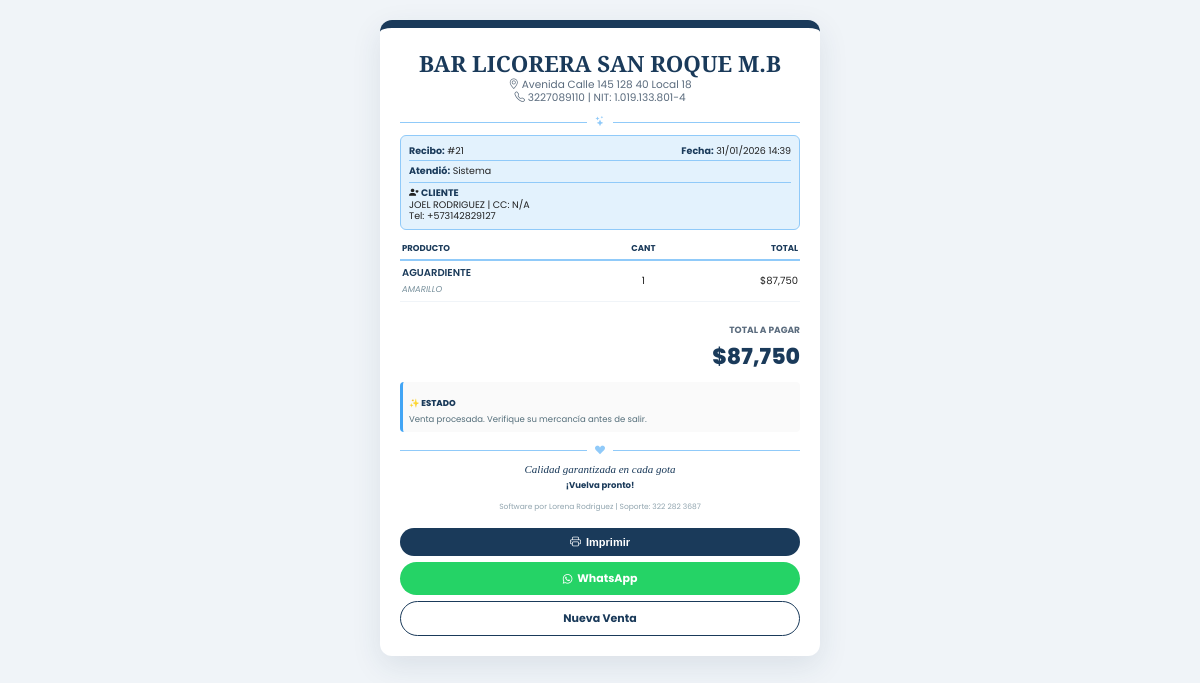
The page /ventas/comprobante/21 (signed in) on the database its author committed.
### models.py (models this page shows)
class Venta(db.Model):
    __tablename__ = 'venta'
    id = db.Column(db.Integer, primary_key=True)
    fecha = db.Column(db.DateTime, default=datetime.utcnow)
    total = db.Column(db.Float)
    usuario_id = db.Column(db.Integer, db.ForeignKey('usuario.id'))
    cliente_id = db.Column(db.Integer, db.ForeignKey('cliente.id'))
    tipo_pago = db.Column(db.String(50))
    detalle_pago = db.Column(db.Text)
    detalles = db.relationship('VentaDetalle', backref='venta', lazy=True)
    vendedor = db.relationship('Usuario', backref='ventas_realizadas', lazy=True)
    comprador = db.relationship('Cliente', backref='compras_realizadas', lazy=True)

class Cliente(db.Model):
    __tablename__ = 'cliente'
    id = db.Column(db.Integer, primary_key=True)
    nombre = db.Column(db.String(100), nullable=False)
    telefono = db.Column(db.String(20))
    direccion = db.Column(db.String(200))
    email = db.Column(db.String(100))
    fecha_registro = db.Column(db.DateTime, default=datetime.utcnow)
    categoria = db.Column(db.String(20), default='estandar')

class VentaDetalle(db.Model):
    __tablename__ = 'venta_detalle'
    id = db.Column(db.Integer, primary_key=True)
    venta_id = db.Column(db.Integer, db.ForeignKey('venta.id'))
    producto_id = db.Column(db.Integer, db.ForeignKey('producto.id'))
    cantidad = db.Column(db.Integer)
    precio_unitario = db.Column(db.Float)
    subtotal = db.Column(db.Float)
    producto = db.relationship("Producto")

class Producto(db.Model):
    __tablename__ = 'producto'
    id = db.Column(db.Integer, primary_key=True)
    codigo = db.Column(db.String(100), unique=True, nullable=True)
    codigo_barra = db.Column(db.String(100), unique=True, nullable=True)
    nombre = db.Column(db.String(100), nullable=False)
    descripcion = db.Column(db.String(255))
    marca = db.Column(db.String(100))
    cantidad = db.Column(db.Integer, default=0)
    valor_venta = db.Column(db.Float)
    valor_interno = db.Column(db.Float)
    precio_unit = db.Column(db.Float)
    precio_costo = db.Column(db.Float)
    stock_minimo = db.Column(db.Integer, default=5)

### routes/ventas.py (the view)
@ventas_bp.route('/ventas/comprobante/<int:venta_id>')
@login_required
def encomprobante_final(venta_id):
    venta = Venta.query.get_or_404(venta_id)
    detalles = VentaDetalle.query.filter_by(venta_id=venta_id).all()
    cliente_obj = Cliente.query.get(venta.cliente_id)
    lista_productos = ""
    for d in detalles:
        nombre_p = d.producto.nombre if d.producto else "Producto"
        lista_productos += f"- {d.cantidad}x {nombre_p} (${d.subtotal:,.0f})\n"
    mensaje_texto = (
        f"Hola *{cliente_obj.nombre if cliente_obj else 'Cliente'}*, gracias por tu compra en *San Roque M.B* 🥂\n\n"
        f"*Resumen de tu compra:* \n{lista_productos}\n"
        f"*TOTAL:* ${venta.total:,.0f}\n\n"
        f"Puedes ver tu comprobante aquí: {request.url_root.rstrip('/')}{url_for('ventas.encomprobante_final', venta_id=venta.id)}"
    )
    mensaje_wa_encoded = urllib.parse.quote(mensaje_texto)
    return render_template('comprobante.html',
                           venta=venta,
                           detalles=detalles,
                           cliente=cliente_obj,
                           mensaje_wa=mensaje_wa_encoded)

### utils/time_utils.py (called while the page is built)
def obtener_hora_colombia():
    return datetime.now(TIMEZONE_CO)

### templates/comprobante.html (shortened to what this page needs)
<!DOCTYPE html>
<html lang="es">
<head>
    <link href="https://cdn.jsdelivr.net/npm/bootstrap-icons@1.10.5/font/bootstrap-icons.css" rel="stylesheet">
    <link rel="stylesheet" href="https://cdnjs.cloudflare.com/ajax/libs/font-awesome/6.0.0-beta3/css/all.min.css">
</head>
<body>
<div class="main-wrapper">
    <div class="header">
        <h3>BAR LICORERA SAN ROQUE M.B</h3>
        <div class="store-info">
            <i class="bi bi-geo-alt"></i> Avenida Calle 145 128 40 Local 18<br>
            <i class="bi bi-telephone"></i> 3227089110 | NIT: 1.019.133.801-4
        </div>
    </div>
    <div class="divider"><i class="bi bi-stars"></i></div>
    <div class="info-details">
        <div><b>Recibo:</b> #{{ venta.id }}</div>
        <div style="text-align: right;"><b>Fecha:</b> {{ venta.fecha.strftime('%d/%m/%Y %H:%M') }}</div>
        <div style="grid-column: span 2; border-top: 1px solid var(--azul-medio); padding-top: 3px;">
            <b>Atendió:</b> {{ venta.usuario.username if venta.usuario else 'Sistema' }}
        </div>
        <div class="client-box">
            <i class="bi bi-person-heart"></i> <b>CLIENTE</b><br>
            {% if cliente and cliente.id != 1 %}
                {{ cliente.nombre }} | CC: {{ cliente.cedula or 'N/A' }}<br>
                Tel: {{ cliente.telefono or 'N/A' }}
            {% else %}
                Consumidor Final
            {% endif %}
        </div>
    </div>
    <table>
        <thead>
            <tr>
                <th>Producto</th>
                <th style="text-align: center;">Cant</th>
                <th style="text-align: right;">Total</th>
            </tr>
        </thead>
        <tbody>
            {% for d in detalles %}
            <tr>
                <td>
                    <span class="prod-name">{{ d.producto.nombre }}</span>
                    {% if d.producto.marca %}<span class="prod-brand">{{ d.producto.marca }}</span>{% endif %}
                </td>
                <td style="text-align: center;">{{ d.cantidad }}</td>
                <td style="text-align: right;">${{ "{:,.0f}".format(d.subtotal) }}</td>
            </tr>
            {% endfor %}
        </tbody>
    </table>
    <div class="summary-box">
        <span class="total-label">TOTAL A PAGAR</span>
        <span class="total-amount">${{ "{:,.0f}".format(venta.total) }}</span>
    </div>
    <div class="payment-card">
        <span class="title">✨ Estado</span>
        <p style="font-size: 8.5px; margin: 0; color: #546e7a;">Venta procesada. Verifique su mercancía antes de salir.</p>
    </div>
    <div class="footer">
        <div class="divider"><i class="bi bi-suit-heart-fill"></i></div>
        <div class="slogan">Calidad garantizada en cada gota</div>
        <p style="margin-top: 4px; font-weight: bold; color: var(--azul-principal);">¡Vuelva pronto!</p>
        <p style="font-size: 7.5px; color: #90a4ae; margin-top: 5px;">
            Software por Lorena Rodriguez | Soporte: 322 282 3687
        </p>
    </div>
    <div class="no-print">
        <button onclick="window.print()" class="btn btn-blue">
            <i class="bi bi-printer"></i> Imprimir
        </button>
        <a href="https://wa.me/{{ cliente.telefono if cliente and cliente.telefono else '' }}?text={{ mensaje_wa }}"
           target="_blank"
           class="btn btn-ws">
            <i class="fab fa-whatsapp"></i> WhatsApp
        </a>
        <a href="{{ url_for('ventas.nueva_venta') }}" class="btn btn-outline">Nueva Venta</a>
    </div>
</div>
</body>
</html>

### templates/comprobante.html (style rules this page uses)
:root { --azul-principal: #1a3a5a; --azul-pastel: #e3f2fd; --azul-medio: #90caf9; --azul-acento: #42a5f5; --whatsapp: #25d366; --blanco: #ffffff; --negro: #212121; }
body { margin: 0; padding: 0; background: #f0f4f8; font-family: "Poppins", sans-serif; color: var(--negro); }
.main-wrapper { max-width: 400px; margin: 20px auto; padding: 20px; background: var(--blanco); border-radius: 12px; border-top: 8px solid var(--azul-principal); box-shadow: 0 10px 30px rgba(26, 58, 90, 0.1); position: relative; }
.header { text-align: center; margin-bottom: 10px; }
.header h3 { font-family: 'Playfair Display', serif; font-size: 1.4em; margin: 0; color: var(--azul-principal); text-transform: uppercase; }
.header .store-info { font-size: 10.5px; color: #5a6b7d; line-height: 1.2; }
.divider { display: flex; align-items: center; text-align: center; margin: 5px 0; color: var(--azul-medio); }
.divider::before, .divider::after { content: ''; flex: 1; border-bottom: 1px solid var(--azul-medio); }
.divider i { padding: 0 8px; font-size: 10px; }
.info-details { display: grid; grid-template-columns: 1fr 1fr; gap: 2px; font-size: 9.5px; background: var(--azul-pastel); padding: 8px; border-radius: 6px; border: 1px solid var(--azul-medio); }
.info-details div b { color: var(--azul-principal); }
.client-box { grid-column: span 2; border-top: 1px solid var(--azul-medio); padding-top: 4px; margin-top: 2px; line-height: 1.2; }
table { width: 100%; border-collapse: collapse; margin: 8px 0; }
thead th { text-align: left; font-size: 8.5px; text-transform: uppercase; color: var(--azul-principal); border-bottom: 2px solid var(--azul-medio); padding: 4px 2px; }
tbody td { padding: 4px 2px; font-size: 10px; border-bottom: 1px solid #f0f4f8; }
.prod-name { font-weight: 600; display: block; color: var(--azul-principal); text-transform: uppercase; font-size: 10px; }
.prod-brand { font-size: 8.5px; color: #78909c; font-style: italic; }
.summary-box { text-align: right; padding: 5px 0; }
.total-label { font-size: 9px; font-weight: 700; color: #5a6b7d; }
.total-amount { font-size: 22px; font-weight: 800; color: var(--azul-principal); display: block; }
.payment-card { background: #fafafa; padding: 6px; border-left: 3px solid var(--azul-acento); border-radius: 4px; margin-top: 4px; }
.payment-card .title { font-size: 8.5px; font-weight: 800; text-transform: uppercase; color: var(--azul-principal); }
.footer { text-align: center; margin-top: 10px; font-size: 8.5px; }
.slogan { font-family: 'Playfair Display', serif; font-style: italic; font-size: 11px; color: var(--azul-principal); }
.no-print { margin-top: 15px; display: grid; gap: 6px; }
.btn { padding: 8px; border-radius: 50px; text-decoration: none; font-weight: bold; font-size: 11px; cursor: pointer; border: none; display: flex; align-items: center; justify-content: center; gap: 5px; color: white; }
.btn-blue { background: var(--azul-principal); }
.btn-ws { background: var(--whatsapp); }
.btn-outline { border: 1px solid var(--azul-principal); color: var(--azul-principal); background: transparent; }

### rows shown on the page
Venta: id "21", fecha "31/01/2026 14:39", total "87,750"
Cliente: nombre "JOEL RODRIGUEZ", telefono "+573142829127"
VentaDetalle: producto.nombre "AGUARDIENTE", producto.marca "AMARILLO", cantidad "1", subtotal "87,750"

### other values the page prints
{{ venta.usuario.username if venta.usuario else 'Sistema' }} "Sistema"
{{ cliente.cedula or 'N/A' }} "N/A"
